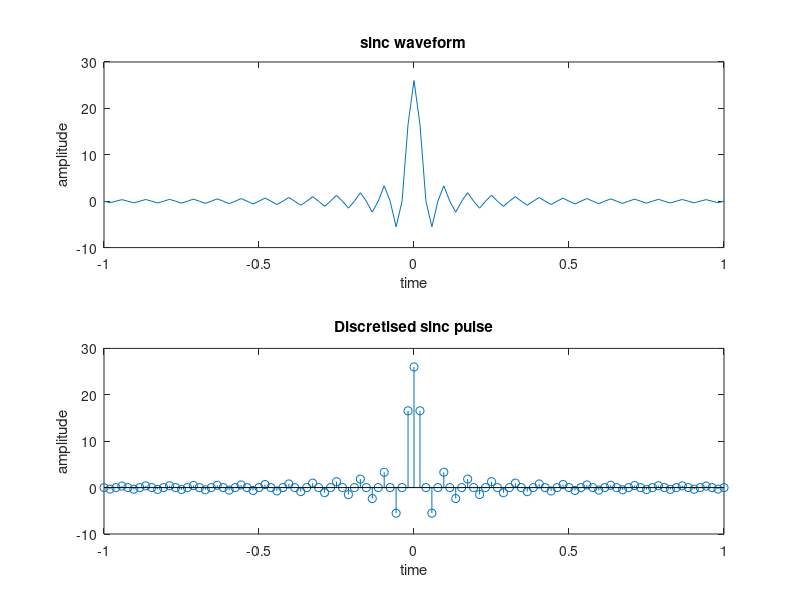

The MATLAB source for this figure:
clc;
close all;
B=13;
f=13;%B=N+5
fs=4*f;
tmin=-1;
tmax=1;
t=tmin:(1/fs):tmax;
m = 2*B*sinc(2*B*t);
subplot(2,1,1);
plot(t,m);ylabel('amplitude');xlabel('time');title('sinc waveform');
subplot(2,1,2);
stem(t,m);ylabel('amplitude');xlabel('time');title('Discretised sinc pulse');
%plot(t2,26 * sin(2*pi*f .*t)./(2*pi*f .*t));ylim([-10 10]);
